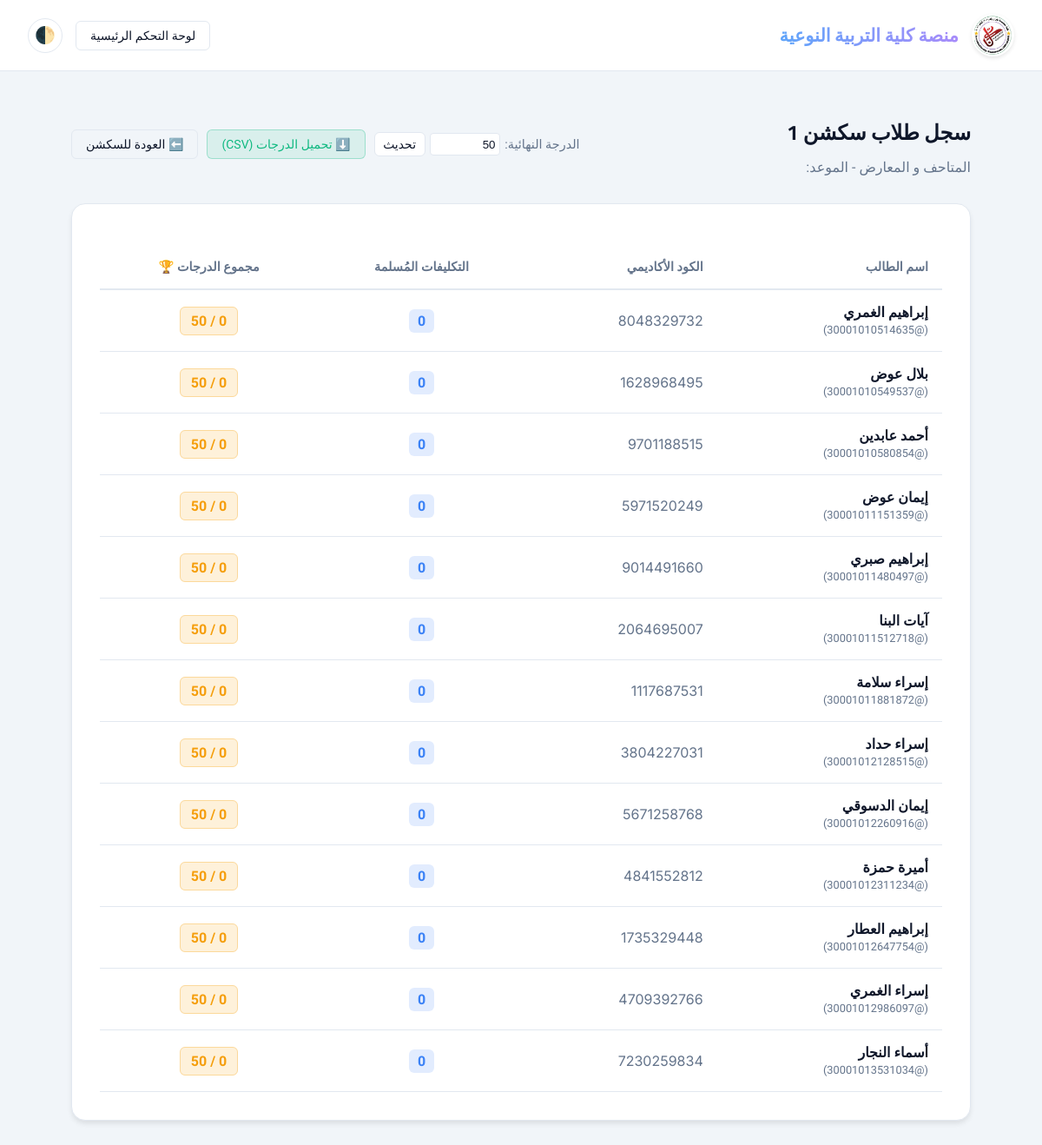
The app's page /section/11/roster/ (signed in) with its own data.
### lms_app/models.py (models this page shows, shortened)
class SubjectSection(models.Model):
    subject = models.ForeignKey(
        Subject,
        on_delete=models.CASCADE,
        related_name='subject_sections'
    )
    section_group = models.IntegerField(choices=[(i, str(i)) for i in range(1, 6)])
    instructor = models.ForeignKey(
        User,
        on_delete=models.SET_NULL,
        null=True,
        limit_choices_to={'role': User.Role.DOCTOR},
        related_name='sections_taught'
    )
    section_day = models.IntegerField(choices=Subject.DAYS_OF_WEEK, null=True, blank=True)
    max_total_grade = models.IntegerField(default=50)
    class Meta:
        unique_together = ('subject', 'section_group')
    @property
    def students(self):
        return self.subject.enrolled_students.filter(role=User.Role.STUDENT, section_group=self.section_group)

class Subject(models.Model):
    DAYS_OF_WEEK = (
        (0, 'Monday'),
        (1, 'Tuesday'),
        (2, 'Wednesday'),
        (3, 'Thursday'),
        (4, 'Friday'),
        (5, 'Saturday'),
        (6, 'Sunday'),
    )
    name = models.CharField(max_length=200)
    code = models.CharField(max_length=20, unique=True, null=True, blank=True, verbose_name="كود المادة")
    description = models.TextField(blank=True)
    official_book = models.FileField(upload_to=get_book_upload_path, blank=True, null=True)
    professor = models.ForeignKey(
        User,
        on_delete=models.SET_NULL,
        null=True,
        limit_choices_to={'role': User.Role.DOCTOR},
        related_name='subjects_taught'
    )
    lecture_day = models.IntegerField(choices=DAYS_OF_WEEK, null=True, blank=True)
    academic_year = models.IntegerField(choices=User.ACADEMIC_YEAR_CHOICES, default=1)
    max_total_grade = models.IntegerField(default=100)

class User(AbstractUser):
    class Role(models.TextChoices):
        ADMIN = 'ADMIN', _('Admin')
        DOCTOR = 'DOCTOR', _('Doctor')
        STUDENT = 'STUDENT', _('Student')
    ACADEMIC_YEAR_CHOICES = (
        (1, 'First Year'),
        (2, 'Second Year'),
        (3, 'Third Year'),
        (4, 'Fourth Year'),
    )
    role = models.CharField(max_length=20, choices=Role.choices, default=Role.STUDENT)
    university_id = models.CharField(max_length=20, unique=True, null=True, blank=True)
    department = models.CharField(max_length=100, blank=True)
    academic_year = models.IntegerField(choices=ACADEMIC_YEAR_CHOICES, default=1, null=True, blank=True)
    section_group = models.IntegerField(
        null=True,
        blank=True,
        help_text=_('Section 1 to 5')
    )
    date_of_birth = models.DateField(null=True, blank=True)
    gender = models.CharField(max_length=10, choices=[('Male', 'Male'), ('Female', 'Female')], null=True, blank=True)
    needs_review = models.BooleanField(default=False, help_text=_('Flagged for manual review (e.g. English name translation)'))
    profile_picture = models.ImageField(upload_to='profile_pics/', blank=True, null=True)
    registered_subjects = models.ManyToManyField('Subject', blank=True, related_name='enrolled_students')
    REQUIRED_FIELDS = ['email', 'role']

### lms_app/views.py (the view)
# urls.py: path('section/<int:section_id>/roster/', views.section_roster, name='section_roster'),
@login_required(login_url='/login/')
@user_passes_test(is_doctor, login_url='/login/')
def section_roster(request, section_id):
    section = get_object_or_404(SubjectSection, id=section_id)
    if section.instructor != request.user and section.subject.professor != request.user:
        messages.error(request, "غير مصرح لك بعرض بيانات هذا السكشن")
        return HttpResponseRedirect(request.META.get('HTTP_REFERER', '/doctor/dashboard/'))
    assign_sum = Submission.objects.filter(
        student=OuterRef('pk'), assignment__subject_section=section
    ).values('student').annotate(total=Sum('grade')).values('total')
    assign_count = Submission.objects.filter(
        student=OuterRef('pk'), assignment__subject_section=section
    ).values('student').annotate(c=Count('id')).values('c')
    exam_sum = ExamAttempt.objects.filter(
        student=OuterRef('pk'), exam__subject_section=section, exam__exam_type='SECTION', is_submitted=True
    ).values('student').annotate(total=Sum('score')).values('total')
    exam_count = ExamAttempt.objects.filter(
        student=OuterRef('pk'), exam__subject_section=section, exam__exam_type='SECTION', is_submitted=True
    ).values('student').annotate(c=Count('id')).values('c')
    students = list(section.students.annotate(
        submission_count=Coalesce(Subquery(assign_count, output_field=IntegerField()), 0),
        assignment_grade=Coalesce(Subquery(assign_sum, output_field=IntegerField()), 0),
        exam_attempt_count=Coalesce(Subquery(exam_count, output_field=IntegerField()), 0),
        exam_grade=Coalesce(Subquery(exam_sum, output_field=IntegerField()), 0),
    ).annotate(
        total_grade=F('assignment_grade') + F('exam_grade')
    ).order_by('username').prefetch_related(
        Prefetch('exam_attempts', queryset=ExamAttempt.objects.filter(
            exam__subject_section=section,
            exam__exam_type='SECTION',
            is_submitted=True
        ), to_attr='section_exam_attempts')
    ))
    exams = Exam.objects.filter(subject=section.subject, subject_section=section, exam_type='SECTION').order_by('created_at')
    for student in students:
        attempt_dict = {attempt.exam_id: attempt.score for attempt in student.section_exam_attempts}
        student.ordered_exam_scores = [attempt_dict.get(exam.id, None) for exam in exams]
    return render(request, 'section_roster.html', {
        'section': section,
        'students': students,
        'exams': exams
    })

### lms_app/context_processors.py (called while the page is built)
def active_announcement(request):
    return {
        'GLOBAL_ANNOUNCEMENT': GlobalAnnouncement.objects.filter(is_active=True).last()
    }

def user_notifications(request):
    if request.user.is_authenticated:
        return {'USER_NOTIFICATIONS': request.user.notifications.filter(is_read=False).order_by('-created_at')}
    return {'USER_NOTIFICATIONS': []}

### lms_app/views.py (called while the page is built)
def is_doctor(user):
    return user.is_authenticated and user.role == User.Role.DOCTOR

### lms_app/templates/section_roster.html (shortened to what this page needs)
{% load static %}
<!DOCTYPE html>
<html lang="ar" dir="rtl">
<head>
</head>
<body>
    <nav class="navbar">
                <a style="display: flex; align-items: center; gap: 15px; text-decoration: none;" href="
    {% if request.user.is_authenticated %}
        {% if request.user.role == 'STUDENT' %}
            {% url 'student_dashboard' %}
        {% elif request.user.role == 'DOCTOR' %}
            {% url 'doctor_dashboard' %}
        {% else %}
            {% url 'login' %}
        {% endif %}
    {% else %}
        {% url 'login' %}
    {% endif %}
">
            <img src="{% static 'images/logo_nav.png' %}" alt="University Logo" style="height: 45px; width: 45px; object-fit: contain; background-color: white; border-radius: 50%; padding: 2px; box-shadow: 0 2px 4px rgba(0,0,0,0.1);">
            <h1 style="font-family: 'Cairo', sans-serif !important; font-weight: 700; font-size: 1.3rem; color: var(--text-primary); margin: 0;">منصة كلية التربية النوعية</h1>
        </a>
        <div style="display: flex; align-items: center; gap: 15px;">
            <a href="{% url 'doctor_dashboard' %}" class="action-btn">لوحة التحكم الرئيسية</a>
            <button id="theme-toggle" type="button" class="btn" style="background: var(--surface-card); border: 1px solid var(--border-color); color: var(--text-primary); border-radius: 50%; width: 40px; height: 40px; display: flex; align-items: center; justify-content: center; font-size: 1.2rem; cursor: pointer; transition: all 0.3s ease; padding: 0;">🌓</button>
        </div>
    </nav>
    <div class="container">
        <div style="display: flex; justify-content: space-between; align-items: center; margin-bottom: 2rem;">
            <div>
                <h2 style="margin: 0; color: var(--text-primary);">سجل طلاب سكشن {{ section.section_group }}</h2>
                <p style="color: var(--text-muted); margin: 0.5rem 0 0 0;">{{ section.subject.name }} - الموعد: {{ section.get_day_of_week_display }} {{ section.start_time|time:"H:i" }}</p>
            </div>
            <div style="display: flex; gap: 10px;">
                <form action="{% url 'update_section_grade' section.id %}" method="post" style="display: flex; gap: 5px; align-items: center;">
                    <label for="max_grade" style="color: var(--text-muted); font-size: 0.9rem;">الدرجة النهائية:</label>
                    <input type="number" name="max_grade" value="{{ section.max_total_grade }}" min="1" style="width: 70px; padding: 0.3rem; border: 1px solid var(--border-color); border-radius: 4px; background: var(--surface-card); color: var(--text-primary);">
                    <button type="submit" class="action-btn" style="padding: 0.3rem 0.6rem; background: var(--surface-card);">تحديث</button>
                </form>
                <a href="{% url 'export_grades_csv_section' section.subject.id section.id %}" class="action-btn" style="background-color: rgba(16, 185, 129, 0.1); color: #10b981; border-color: rgba(16, 185, 129, 0.3);">⬇️ تحميل الدرجات (CSV)</a>
                <a href="{% url 'section_detail' section.id %}" class="action-btn">⬅️ العودة للسكشن</a>
            </div>
        </div>
        <div class="interactive-card">
            <table>
                <thead>
                    <tr style="border-bottom: 2px solid var(--border-color);">
                        <th style="white-space: nowrap;">اسم الطالب</th>
                        <th style="white-space: nowrap;">الكود الأكاديمي</th>
                        <th style="white-space: nowrap; text-align: center;">التكليفات المُسلمة</th>
                        <th style="white-space: nowrap; text-align: center;">مجموع الدرجات 🏆</th>
                    </tr>
                </thead>
                <tbody>
                    {% for student in students %}
                    <tr>
                        <td style="font-weight: 600; white-space: nowrap;">{{ student.first_name }} {{ student.last_name }} <br><span style="color: var(--text-muted); font-size: 0.8rem; font-weight: normal;">(@{{ student.username }})</span></td>
                        <td class="inter-font" style="color: var(--text-muted); white-space: nowrap; vertical-align: middle;">{{ student.university_id|default:"-" }}</td>
                        <td style="text-align: center; vertical-align: middle;"><span style="background: rgba(59, 130, 246, 0.15); color: #3b82f6; padding: 4px 10px; border-radius: 6px; font-weight: bold;">{{ student.submission_count }}</span></td>
                        <td style="text-align: center; vertical-align: middle;"><span style="background: rgba(245, 158, 11, 0.15); color: #f59e0b; border: 1px solid rgba(245, 158, 11, 0.3); padding: 6px 12px; border-radius: 6px; font-weight: bold;">{{ student.total_grade }} / {{ section.max_total_grade }}</span></td>
                    </tr>
                    {% empty %}
                    <tr>
                        <td colspan="100" style="text-align: center; color: var(--text-muted); padding: 2rem;">لا يوجد طلاب مسجلين في هذا السكشن.</td>
                    </tr>
                    {% endfor %}
                </tbody>
            </table>
        </div>
    </div>
</body>
</html>

### lms_app/templates/section_roster.html (style rules this page uses)
body, p, span, div, td, th { font-family: 'Tajawal', sans-serif !important; }
h1, h2, h3, h4, h5, h6 { font-family: 'Cairo', sans-serif !important; font-weight: 700; }
.badge, .inter-font { font-family: 'Inter', 'Tajawal', sans-serif !important; }
:root { --bg-main: #f1f5f9; --surface-card: #ffffff; --text-primary: #0f172a; --text-muted: #64748b; --brand-primary: #4f46e5; --brand-hover: #4338ca; --border-color: #e2e8f0; --shadow-sm: 0 1px 3px rgba(0,0,0,0.1); --shadow-md: 0 4px 6px -1px rgba(0,0,0,0.1); --shadow-hover: 0 20px 25px -5px rgba(79, 70, 229, 0.15); --transition-speed: 0.3s; }
body { background-color: var(--bg-main) !important; color: var(--text-primary) !important; transition: background-color var(--transition-speed) ease, color var(--transition-speed) ease; margin: 0; min-height: 100vh; }
.navbar { width: 100%; background: var(--surface-card); backdrop-filter: blur(10px); border-bottom: 1px solid var(--border-color); padding: 1rem 2rem; display: flex; justify-content: space-between; align-items: center; box-sizing: border-box; position: sticky; top: 0; z-index: 100; }
.navbar h1 { margin: 0; font-size: 1.25rem; background: linear-gradient(to right, #60a5fa, #a78bfa); -webkit-background-clip: text; -webkit-text-fill-color: transparent; }
.container { max-width: 1100px; width: 100%; margin: 0 auto; padding: 3rem 2rem; box-sizing: border-box; }
.interactive-card { background-color: var(--surface-card) !important; border: 1px solid var(--border-color) !important; border-radius: 16px !important; box-shadow: var(--shadow-md) !important; padding: 2rem; overflow-x: auto; }
.action-btn { background-color: transparent; color: var(--text-primary); border: 1px solid var(--border-color); padding: 0.5rem 1rem; border-radius: 6px; text-decoration: none; font-size: 0.875rem; transition: all 0.2s; display: inline-block; }
table { width: 100%; border-collapse: collapse; text-align: right; margin-top: 1rem; }
th { background-color: var(--surface-card); color: var(--text-muted); padding: 1rem; font-size: 0.9rem; border-bottom: 2px solid var(--border-color); }
td { padding: 1rem; color: var(--text-primary); border-bottom: 1px solid var(--border-color); transition: background-color 0.2s; }

### records on screen
SubjectSection: section_group "1", subject.name "المتاحف و المعارض", max_grade "50", max_total_grade "50"
User: first_name "إبراهيم", last_name "الغمري", username "30001010514635", university_id "8048329732", submission_count "0"
User: first_name "بلال", last_name "عوض", username "30001010549537", university_id "1628968495", submission_count "0"
User: first_name "أحمد", last_name "عابدين", username "30001010580854", university_id "9701188515", submission_count "0"
User: first_name "إيمان", last_name "عوض", username "30001011151359", university_id "5971520249", submission_count "0"
User: first_name "إبراهيم", last_name "صبري", username "30001011480497", university_id "9014491660", submission_count "0"
User: first_name "آيات", last_name "البنا", username "30001011512718", university_id "2064695007", submission_count "0"
User: first_name "إسراء", last_name "سلامة", username "30001011881872", university_id "1117687531", submission_count "0"
User: first_name "إسراء", last_name "حداد", username "30001012128515", university_id "3804227031", submission_count "0"
User: first_name "إيمان", last_name "الدسوقي", username "30001012260916", university_id "5671258768", submission_count "0"
User: first_name "أميرة", last_name "حمزة", username "30001012311234", university_id "4841552812", submission_count "0"
User: first_name "إبراهيم", last_name "العطار", username "30001012647754", university_id "1735329448", submission_count "0"
User: first_name "إسراء", last_name "الغمري", username "30001012986097", university_id "4709392766", submission_count "0"
User: first_name "أسماء", last_name "النجار", username "30001013531034", university_id "7230259834", submission_count "0"
